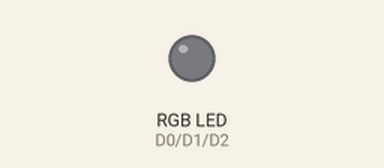
This sketch was run on a simulated ESP8266 (NodeMCU). Shown: an RGB LED mixed from three pins (HIGH = lit).

Above: at 0.15 s.
Timing chart, 0 to 1.6 s (numbered marks = the images above):
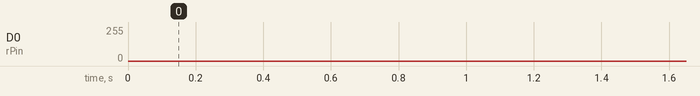

The sketch:

led.ino
```cpp
int rPin = D0;
int gPin = D1;
int bPin = D2;

void setup()
{
  // Set each R,G,B, pin as a digital output
  pinMode(rPin, OUTPUT);
  pinMode(gPin, OUTPUT);
  pinMode(bPin, OUTPUT);
}

void loop()
{
  // set delay value to observe the change in color
  int delay_ms = 1;

  // fade each LED in and out
  fade(rPin, delay_ms); // blink the red LED
  fade(gPin, delay_ms); // blink the green LED
  fade(bPin, delay_ms); // blink the blue LED
}

// simple blink function
void fade(int pin, int delay_val)
{
  // blink "pin" a length of "delay_val" ms

  for (int brightness = 0; brightness < 256; brightness++)
  {
    // fade in
    analogWrite(pin, brightness); // turn LED on
    delay(delay_val);
  }
  for (int brightness = 255; brightness >= 0; brightness--)
  {
    // fade out
    analogWrite(pin, brightness); // turn LED off
    delay(delay_val);
  }
}
```
